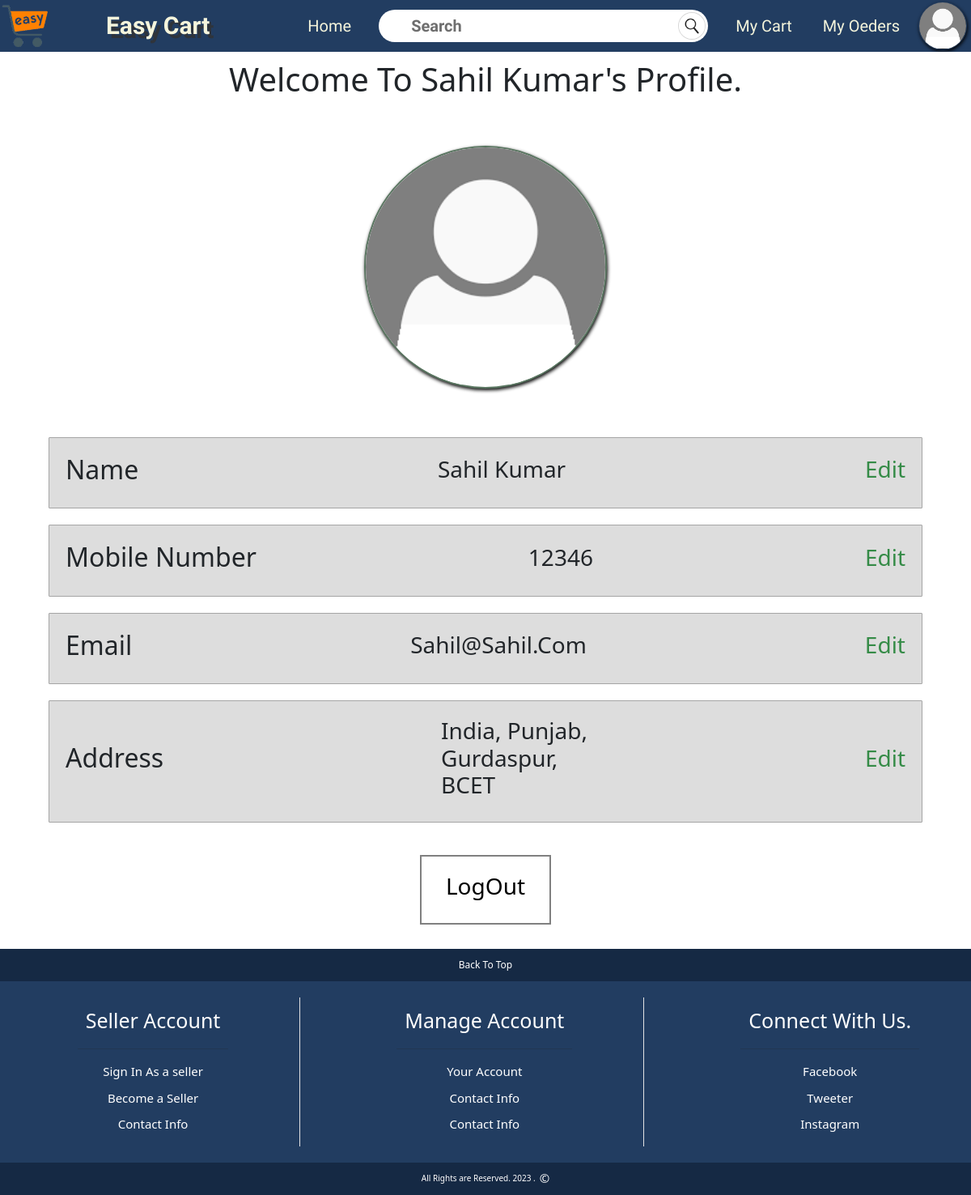
Page /user_profile.php (signed in) on the committed database.
### tables this page shows
CREATE TABLE `customers` (
  `Sr` int(5) NOT NULL,
  `userid` varchar(50) NOT NULL,
  `fname` varchar(50) NOT NULL,
  `sname` varchar(50) NOT NULL,
  `mob` varchar(13) NOT NULL,
  `email` varchar(100) NOT NULL,
  `pass` varchar(50) NOT NULL
);

CREATE TABLE `addresses` (
  `id` int(10) NOT NULL,
  `user_id` varchar(255) NOT NULL,
  `country` varchar(100) NOT NULL,
  `state` varchar(100) NOT NULL,
  `city` varchar(100) NOT NULL,
  `hometown` varchar(150) DEFAULT NULL,
  `mob` varchar(15) DEFAULT NULL
);

### user_profile.php (the view, shortened to what this page needs)
<!DOCTYPE html>
<html lang="en">
<head>
    <link rel="stylesheet" href="CSS/style.css" type="text/css">
    <link rel="stylesheet" href="CSS/bootstrap.css" class="css">
    <link rel="stylesheet" href="https://cdnjs.cloudflare.com/ajax/libs/font-awesome/6.1.1/css/all.min.css"
 />
</head>
<body>
    <?php
    require("partials/_header.php");
    require("partials/db_connect.php");
    $userid = $_SESSION['userid'];
    $sql = "SELECT * FROM customers WHERE userid ='$userid'";
    $result = mysqli_query($con, $sql);
    $row = mysqli_fetch_array($result);
    $sr = $row['Sr'];
    $fname = $row['fname'];
    $sname = $row['sname'];
    $mob = $row['mob'];
    $email = $row['email'];
    $asql = "SELECT * FROM addresses WHERE user_id ='$sr' order by id desc";
    $aresult = mysqli_query($con, $asql);
    if($arow = mysqli_fetch_array($aresult)){
        $addressid = $arow['id'];
        $country = $arow['country'];
        $state = $arow['state'];
        $city = $arow['city'];
        $hometown = $arow['hometown'];
    }
    else{
        $addressid = '';
        $country = '';
        $state = '';
        $city = '';
        $hometown = '';
    }
    ?>
    <div class="profileData">
        <h1 id="name">
            Welcome to <?php
   echo $fname.' '.$sname;
   ?>'s Profile.
        </h1>
        <div id="Uimg">
<?php
$sql = "SELECT * FROM user_images WHERE userid ='$_SESSION[userid]'";
$iresult = mysqli_query($con, $sql);
$image = mysqli_fetch_array($iresult);
if ($image){
    echo '<a href="uploadimage.php?userid='.$sr.'action=update"><img width="100%" src="'.$image['image'] .'" alt="user">';
}
else{
    echo '<a href="uploadimage.php?userid='.$sr.'action=add"> <img width="100%" src="images/user_images/default.png" alt="user">';
}
?>
</a>
        </div>
            <div class ="userdetail">
                <div> <h2>Name</h2> </div>
                <div> <h3><?php echo $fname .'  '. $sname ;?></h3> </div>
                <div> <h3 ><a style ="color:#358b47;" href="editprofile.php?editname=name;">Edit</a></h3> </div>
            </div>
            <div class ="userdetail">
                <div> <h2>Mobile Number</h2> </div>
                <div> <h3><?php echo $mob;?></h3> </div>
                <div> <h3 ><a style ="color:#358b47;" href="editprofile.php?editmobile=mobile">Edit</a></h3> </div>
            </div>
            <div class ="userdetail">
                <div> <h2>Email</h2> </div>
                <div> <h3><?php echo $email;?></h3> </div>
                <div> <h3 ><a style ="color:#358b47;" href="editprofile.php?editemail=email">Edit</a></h3> </div>
            </div>
            <div class ="userdetail">
                <div> <h2>Address</h2> </div>
                <div> <h3><?php echo $country.', '.$state.',<br> '.$city.',<br> '.$hometown ;?></h3> </div>
                <div> <h3 ><a style ="color:#358b47;" href="editprofile.php?editaddress=address&addressid=<?php echo $addressid;?>">Edit</a></h3> </div>
            </div>
            <div class ="Logoutdiv">
                <div><a href="partials/Logout.php"><h3>LogOut</h3></a></div>
            </div>
    </div>
    <?php
    require("partials/_footer.php");
    ?>
</body>
</html>

### CSS/style.css (style rules this page uses)
* { padding: 0px; margin: 0px; }
a { text-decoration: none; }
body { font-family: 'Heebo', sans-serif; background-repeat: no-repeat; background-size: 100% 100%; background-position: center; }
:root { --themecolor:#223d61; --themecolor2:#16273c; }
::placeholder { color: rgb(110, 110, 110); }

### user_profile.php (style rules this page uses)
#name { margin-top:10px; text-transform: capitalize; text-align: center; }
#Uimg { margin:50px; width: 300px; height: 300px; background-color: #ffffff; border: 2px solid #5a7661; border-radius: 150px; overflow: hidden; filter: drop-shadow(1px 2px 2px black); }
.profileData { display: flex; flex-direction: column; align-items: center; }
.userdetail { display: flex; align-items: center; border-radius: 1px; border: 1px solid #a5a5a5; background-color: #dddddd; width: 90%; height: fit-content; overflow: hidden; justify-content: space-between; cursor: pointer; margin: 10px; padding: 20px; text-transform:capitalize; }
.Logoutdiv a { text-decoration:none; color: #000000; display: flex; align-items: center; border :2px solid gray; padding:30px; margin:30px; padding-top:20px; padding-bottom:20px; }

### partials/_footer.php (style rules this page uses)
a { text-decoration:none; color :#ffffff; }

### rows in the picture
customers: fname "Sahil", sname "Kumar", mob "12346", email "Sahil@sahil.com"
addresses: country "India", state "Punjab", city "Gurdaspur", hometown "BCET"
